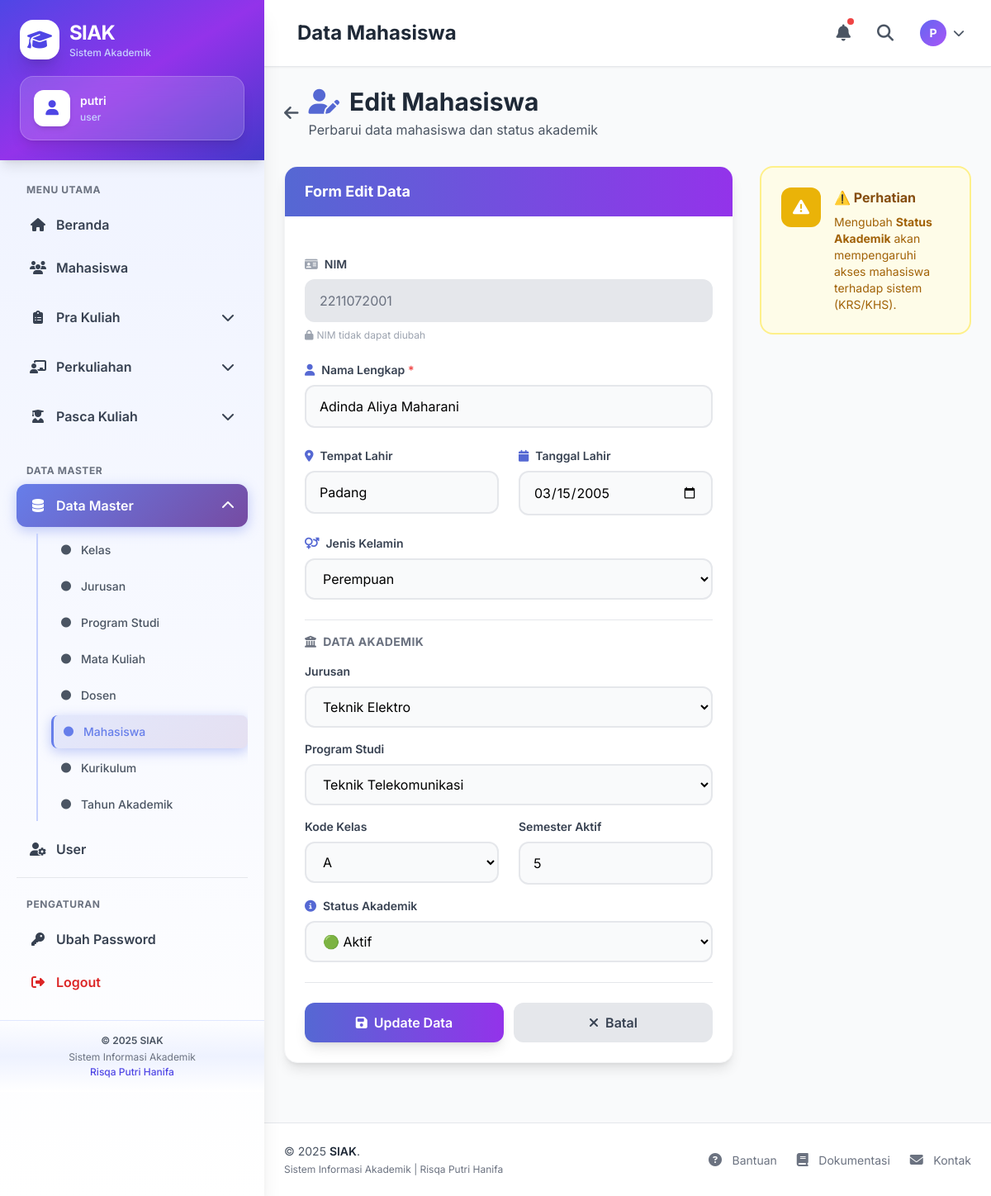
/index.php?page=mahasiswa&aksi=edit&id=2211072001 (signed in), run on the app's committed database.
### tables this page shows
CREATE TABLE `mahasiswa` (
  `mhsNim` varchar(10) NOT NULL DEFAULT '',
  `mhsNama` varchar(50) NOT NULL DEFAULT '',
  `mhsTempatLahir` varchar(50) DEFAULT NULL,
  `mhsTglLahir` date DEFAULT NULL,
  `mhsJenisKelamin` enum('L','P') DEFAULT 'L',
  `mhsJurId` smallint(6) DEFAULT NULL,
  `mhsProdiId` smallint(6) DEFAULT NULL,
  `mhsKodeKelas` enum('A','B','C','D') DEFAULT 'A',
  `mhsStsAkademik` enum('A','L','C','D','K','M') DEFAULT 'A',
  `mhsSmsAktif` tinyint(4) DEFAULT 0,
  `mhsFoto` varchar(50) DEFAULT NULL
);

CREATE TABLE `jurusan` (
  `jurId` smallint(6) NOT NULL,
  `jurKode` varchar(20) DEFAULT NULL,
  `jurNama` varchar(100) NOT NULL DEFAULT '',
  `jurNamaAsing` varchar(100) DEFAULT NULL,
  `jurIsAktif` tinyint(4) DEFAULT 1
);

CREATE TABLE `program_studi` (
  `prodiId` smallint(6) NOT NULL,
  `prodiJurId` smallint(6) DEFAULT NULL,
  `prodiKode` varchar(20) DEFAULT NULL,
  `prodiNama` varchar(100) NOT NULL DEFAULT '',
  `prodiNamaAsing` varchar(100) DEFAULT NULL,
  `prodiJenjang` varchar(10) DEFAULT NULL,
  `prodiEmail` varchar(50) DEFAULT NULL,
  `prodiWebsite` varchar(50) DEFAULT NULL,
  `prodiIsAktif` tinyint(4) DEFAULT 1
);

### models/Mahasiswa.php (called while the page is built, shortened)
<?php
class Mahasiswa {
    private $db;
    function __construct($koneksi){
        $this->db = $koneksi;
    }
    function get($nim){
        $nim = $this->db->real_escape_string($nim);
        return $this->db->query("
            SELECT * FROM mahasiswa WHERE mhsNim = '$nim'
        ")->fetch_assoc();
    }
}
?>

### models/Jurusan.php (called while the page is built, shortened)
<?php
class Jurusan {
    private $db;
    function __construct($koneksi){
        $this->db = $koneksi;
    }
    function all(){
        return $this->db->query("SELECT * FROM jurusan ORDER BY jurId ASC");
    }
}
?>

### models/Prodi.php (called while the page is built, shortened)
<?php
class Prodi {
    private $db;
    function __construct($koneksi){
        $this->db = $koneksi;
    }
    function all(){
        return $this->db->query("
            SELECT p.*, j.jurNama
            FROM program_studi p
            LEFT JOIN jurusan j ON p.prodiJurId = j.jurId
            ORDER BY p.prodiId ASC
        ");
    }
}
?>

### views/mahasiswa/edit.php (the view, shortened to what this page needs)
<?php include "views/layout/header.php"; ?>
<?php include "views/layout/sidebar.php"; ?>
<div class="mb-8">
    <div class="flex items-center space-x-3 mb-4">
        <a href="index.php?page=mahasiswa" class="text-gray-600 hover:text-gray-800">
            <i class="fas fa-arrow-left text-xl"></i>
        </a>
        <div>
            <h1 class="text-3xl font-bold text-gray-800">
                <i class="fas fa-user-edit text-primary-600 mr-3"></i>Edit Mahasiswa
            </h1>
            <p class="text-gray-600 mt-1">Perbarui data mahasiswa dan status akademik</p>
        </div>
    </div>
</div>
<div class="grid grid-cols-1 lg:grid-cols-3 gap-8">
    <div class="lg:col-span-2">
        <div class="bg-white rounded-2xl shadow-lg border border-gray-100 overflow-hidden">
            <div class="bg-gradient-to-r from-primary-600 to-secondary-600 px-6 py-4">
                <h3 class="text-lg font-bold text-white">Form Edit Data</h3>
            </div>
            <div class="p-6">
                <form method="post" action="index.php?page=mahasiswa&aksi=update" class="space-y-6">
                    <div class="space-y-2">
                        <label class="block text-sm font-semibold text-gray-700">
                            <i class="fas fa-id-card text-gray-400 mr-2"></i>NIM
                        </label>
                        <input type="text" value="<?= $data['mhsNim'] ?>" disabled
                            class="w-full px-4 py-3 bg-gray-200 text-gray-500 border-2 border-gray-200 rounded-xl cursor-not-allowed">
                        <p class="text-xs text-gray-400 mt-1"><i class="fas fa-lock mr-1"></i>NIM tidak dapat diubah</p>
                    </div>
                    <div class="space-y-2">
                        <label class="block text-sm font-semibold text-gray-700">
                            <i class="fas fa-user text-primary-600 mr-2"></i>Nama Lengkap <span class="text-red-500">*</span>
                        </label>
                        <input type="text" name="mhsNama" value="<?= htmlspecialchars($data['mhsNama']) ?>" required
                            class="w-full px-4 py-3 bg-gray-50 border-2 border-gray-200 rounded-xl focus:bg-white focus:border-primary-500 focus:ring-4 focus:ring-primary-100 transition duration-200 outline-none">
                    </div>
                    <div class="grid grid-cols-1 md:grid-cols-2 gap-6">
                        <div class="space-y-2">
                            <label class="block text-sm font-semibold text-gray-700">
                                <i class="fas fa-map-marker-alt text-primary-600 mr-2"></i>Tempat Lahir
                            </label>
                            <input type="text" name="mhsTempatLahir" value="<?= $data['mhsTempatLahir'] ?>"
                                class="w-full px-4 py-3 bg-gray-50 border-2 border-gray-200 rounded-xl focus:bg-white focus:border-primary-500 focus:ring-4 focus:ring-primary-100 transition duration-200 outline-none">
                        </div>
                        <div class="space-y-2">
                            <label class="block text-sm font-semibold text-gray-700">
                                <i class="fas fa-calendar text-primary-600 mr-2"></i>Tanggal Lahir
                            </label>
                            <input type="date" name="mhsTglLahir" value="<?= $data['mhsTglLahir'] ?>"
                                class="w-full px-4 py-3 bg-gray-50 border-2 border-gray-200 rounded-xl focus:bg-white focus:border-primary-500 focus:ring-4 focus:ring-primary-100 transition duration-200 outline-none">
                        </div>
                    </div>
                    <div class="space-y-2">
                        <label class="block text-sm font-semibold text-gray-700">
                            <i class="fas fa-venus-mars text-primary-600 mr-2"></i>Jenis Kelamin
                        </label>
                        <select name="mhsJenisKelamin"
                            class="w-full px-4 py-3 bg-gray-50 border-2 border-gray-200 rounded-xl focus:bg-white focus:border-primary-500 focus:ring-4 focus:ring-primary-100 transition duration-200 outline-none">
                            <option value="P" <?= $data['mhsJenisKelamin']=='P'?'selected':'' ?>>Perempuan</option>
                        </select>
                    </div>
                    <div class="border-t border-gray-200 pt-4 mt-4">
                        <h4 class="text-sm uppercase tracking-wide text-gray-500 font-bold mb-4">
                            <i class="fas fa-university mr-2"></i>Data Akademik
                        </h4>
                        <div class="space-y-2 mb-4">
                            <label class="block text-sm font-semibold text-gray-700">Jurusan</label>
                            <select name="mhsJurId"
                                class="w-full px-4 py-3 bg-gray-50 border-2 border-gray-200 rounded-xl focus:bg-white focus:border-primary-500 focus:ring-4 focus:ring-primary-100 transition duration-200 outline-none">
                                <?php
                                if(isset($jurusan)):
                                    $jurusan->data_seek(0);
                                    while($j = $jurusan->fetch_assoc()): ?>
                                        <option value="<?= $j['jurId'] ?>" <?= $j['jurId']==$data['mhsJurId']?'selected':'' ?>>
                                            <?= $j['jurNama'] ?>
                                        </option>
                                <?php endwhile; endif; ?>
                            </select>
                        </div>
                        <div class="space-y-2 mb-4">
                            <label class="block text-sm font-semibold text-gray-700">Program Studi</label>
                            <select name="mhsProdiId"
                                class="w-full px-4 py-3 bg-gray-50 border-2 border-gray-200 rounded-xl focus:bg-white focus:border-primary-500 focus:ring-4 focus:ring-primary-100 transition duration-200 outline-none">
                                <?php
                                if(isset($listProdi)):
                                    while($p = $listProdi->fetch_assoc()): ?>
                                        <option value="<?= $p['prodiId'] ?>" <?= $p['prodiId']==$data['mhsProdiId']?'selected':'' ?>>
                                            <?= $p['prodiNama'] ?>
                                        </option>
                                <?php endwhile; endif; ?>
                            </select>
                        </div>
                        <div class="grid grid-cols-1 md:grid-cols-2 gap-6">
                            <div class="space-y-2">
                                <label class="block text-sm font-semibold text-gray-700">Kode Kelas</label>
                                <select name="mhsKodeKelas"
                                    class="w-full px-4 py-3 bg-gray-50 border-2 border-gray-200 rounded-xl focus:bg-white focus:border-primary-500 focus:ring-4 focus:ring-primary-100 transition duration-200 outline-none">
                                    <option value="A" <?= $data['mhsKodeKelas']=='A'?'selected':'' ?>>A</option>
                                </select>
                            </div>
                            <div class="space-y-2">
                                <label class="block text-sm font-semibold text-gray-700">Semester Aktif</label>
                                <input type="number" name="mhsSmsAktif" value="<?= $data['mhsSmsAktif'] ?>" min="1" max="14"
                                    class="w-full px-4 py-3 bg-gray-50 border-2 border-gray-200 rounded-xl focus:bg-white focus:border-primary-500 focus:ring-4 focus:ring-primary-100 transition duration-200 outline-none">
                            </div>
                        </div>
                        <div class="space-y-2 mt-4">
                            <label class="block text-sm font-semibold text-gray-700">
                                <i class="fas fa-info-circle text-primary-600 mr-2"></i>Status Akademik
                            </label>
                            <select name="mhsStsAkademik"
                                class="w-full px-4 py-3 bg-gray-50 border-2 border-gray-200 rounded-xl focus:bg-white focus:border-primary-500 focus:ring-4 focus:ring-primary-100 transition duration-200 outline-none">
                                <option value="A" <?= $data['mhsStsAkademik']=='A'?'selected':'' ?>>🟢 Aktif</option>
                            </select>
                        </div>
                    </div>
                    <div class="flex flex-col sm:flex-row gap-3 pt-6 border-t border-gray-200">
                        <button type="submit" name="update_mahasiswa"
                            class="flex-1 inline-flex items-center justify-center px-6 py-3 bg-gradient-to-r from-primary-600 to-secondary-600 text-white font-semibold rounded-xl shadow-lg hover:shadow-xl transform hover:-translate-y-1 transition duration-200">
                            <i class="fas fa-save mr-2"></i>Update Data
                        </button>
                        <a href="index.php?page=mahasiswa"
                            class="flex-1 inline-flex items-center justify-center px-6 py-3 bg-gray-200 text-gray-700 font-semibold rounded-xl hover:bg-gray-300 transition duration-200">
                            <i class="fas fa-times mr-2"></i>Batal
                        </a>
                    </div>
                </form>
            </div>
        </div>
    </div>
    <div class="lg:col-span-1 space-y-6">
        <div class="bg-yellow-50 border-2 border-yellow-200 rounded-2xl p-6">
            <div class="flex items-start">
                <div class="w-12 h-12 bg-yellow-500 rounded-xl flex items-center justify-center flex-shrink-0">
                    <i class="fas fa-exclamation-triangle text-white text-xl"></i>
                </div>
                <div class="ml-4">
                    <h4 class="font-bold text-yellow-800 mb-2">⚠️ Perhatian</h4>
                    <p class="text-sm text-yellow-700">
                        Mengubah <b>Status Akademik</b> akan mempengaruhi akses mahasiswa terhadap sistem (KRS/KHS).
                    </p>
                </div>
            </div>
        </div>
    </div>
</div>
<?php include "views/layout/footer.php"; ?>

### views/layout/header.php (style rules this page uses)
body { font-family: 'Inter', sans-serif; }
* { transition: all 0.2s ease; }

### data on the page
mahasiswa: mhsNim "2211072001", mhsNama "Adinda Aliya Maharani", mhsTempatLahir "Padang", mhsTglLahir "03/15/2005", mhsJenisKelamin "Perempuan", mhsJurId "Teknik Elektro", mhsProdiId "Teknik Telekomunikasi", mhsKodeKelas "A", mhsSmsAktif "5", mhsStsAkademik "🟢 Aktif"

### other printed values
$_SESSION['user'] "putri"
$_SESSION['grup'] "user"
substr($_SESSION['user'], 0, 1) "P"
